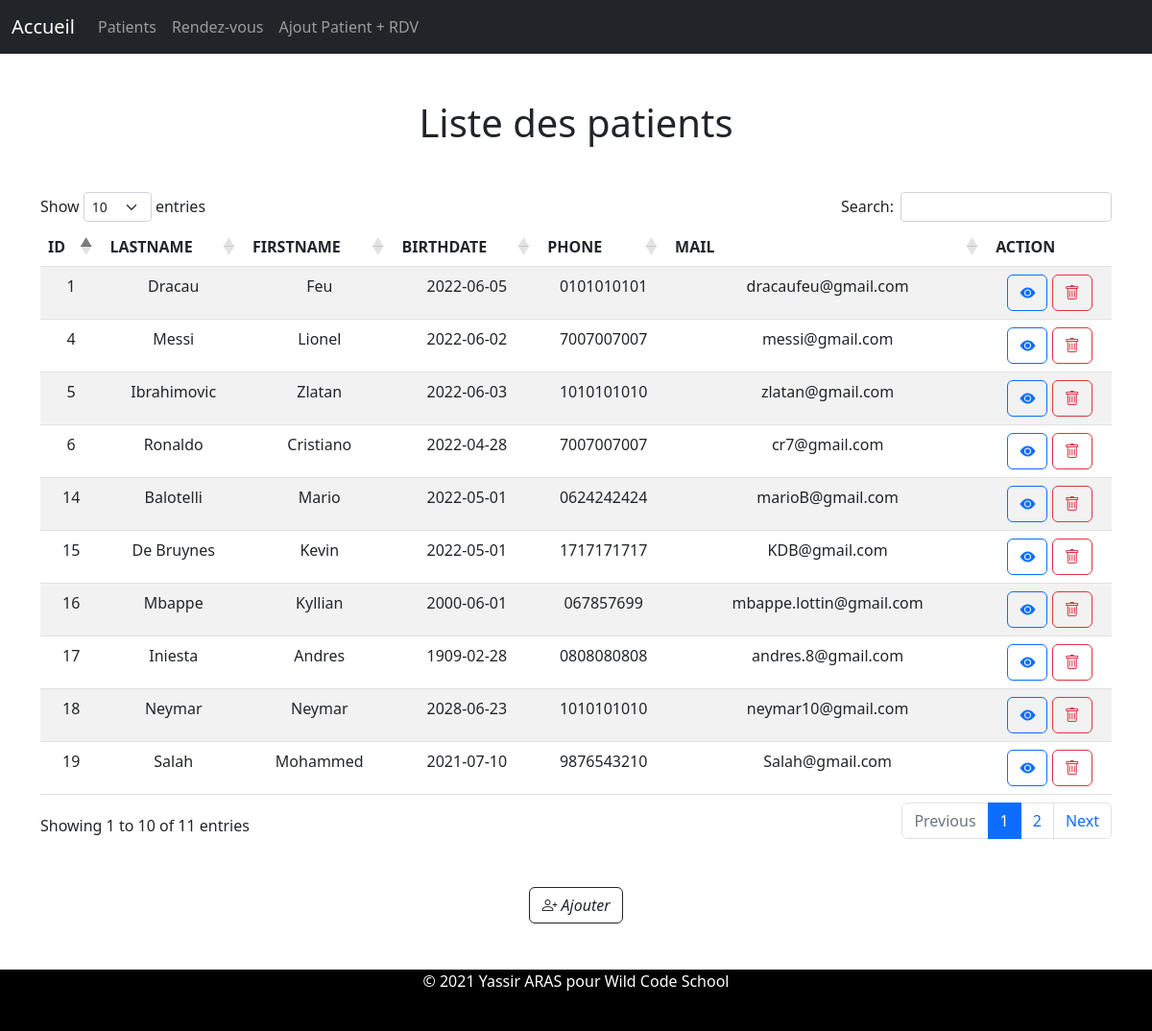
Screenshot of /?op=readP with the database file from the repository.
### tables this page shows
CREATE TABLE `patients` (
  `id` int(11) NOT NULL,
  `lastname` varchar(25) NOT NULL,
  `firstname` varchar(25) NOT NULL,
  `birthdate` date NOT NULL,
  `phone` varchar(25) DEFAULT NULL,
  `mail` varchar(100) NOT NULL
);

### Controller/Controller.php (called while the page is built, shortened)
<?php
class Controller
{
    private $dbPatRepo;
    public function __construct()
    {
        $this->dbPatRepo = new \Model\PatientRepository;
    }
    public function render($layout, $template, $parameters = [])
    {
        extract($parameters);
        require "view/$template";
        return ob_end_flush();
    }
    public function index()
    {
        $op = isset($_GET['op']) ? $_GET['op'] : NULL;
        if($op === "readP") {
            $this->readP();
        } elseif($op === "readR"){
            $this->readR();
        } elseif($op === "deleteP"){
            $this->deleteP($_GET['id']);
        } elseif($op === "deleteR"){
            $this->deleteR($_GET['id']);
        } elseif($op === "addP" || $op ==="updateP"){
            $this->saveP($op);
        } elseif($op === "addR" || $op ==="updateR"){
            $this->saveR($op);
        } elseif($op === "selectP") {
            $id = $_GET["id"];
            $this->selectP($id);
        } elseif($op === "selectR") {
            $id = $_GET["id"];
            $this->selectR($id);
        } elseif($op === "addPatApp") {
            $this->savePatApp();
        } else {
            $this->render('layout.php', 'home.php', [
                'title' => 'Bienvenue à l\'hopital'
            ]);
        }
    }
    public function readP()
    {
        $data = $this->dbPatRepo->findAll();
        $this->render('layout.php', 'liste-patients.php', [
            'title' => 'Liste des Patients',
            'data' => $data,
            'fields' => $this->dbPatRepo->getfields(),
            'id' => "id" . ucfirst($this->dbPatRepo->table)
        ]);
    }
}

### index.php (called while the page is built, shortened)
<?php
$controller = new Controller\Controller;
$controller->index();

### model/PatientRepository.php (called while the page is built, shortened)
<?php
class PatientRepository
{
    private $db;
    public $table = "`patients`";
    public function getDb()
    {
        if(!$this->db)
        {
            try
            {
                $xml = simplexml_load_file('app/config.xml');
                try
                {
                    $this->db = new \PDO("mysql:host=" . $xml->host . ";dbname=" . $xml->db, $xml->user, $xml->password, [
                        \PDO::ATTR_ERRMODE => \PDO::ERRMODE_EXCEPTION
                    ]);
                }
                catch(\PDOException $e)
                {
                    echo "Message : " . $e->getMessage();
                }
            }
            catch(\Exception $e)
            {
                echo "Message : " . $e->getMessage();
            }
        }
        return $this->db;
    }
    public function findAll()
    {
        $q = $this->getDb()->query("SELECT * FROM " . $this->table);
        $r = $q->fetchAll(\PDO::FETCH_ASSOC);
        return $r;
    }
    public function Getfields()
    {
        $q = $this->getDb()->query("DESC "  . $this->table);
        $r = $q->fetchAll(\PDO::FETCH_ASSOC);
        return array_splice($r, 1);
    }
}

### view/liste-patients.php (the view)
<h1 class="text-center my-5">Liste des patients</h1>
<div class="container">
    <table class="table table-striped table-hover" id="listePatient">
        <thead>
            <tr class="text-center">
                <th>ID</th>
                <?php foreach($fields as $colonne): ?>
                    <th><?= strtoupper($colonne['Field']); ?></th>
                <?php endforeach; ?>
                <th>ACTION</th>
            </tr>
        </thead>
        <tbody>
            <?php foreach($data as $tab): ?>
                <tr class="text-center">
                    <td><?= implode('</td><td>',$tab); ?></td>
                    <td>
                        <a href="?op=selectP&id=<?= $tab['id'] ?>" class="btn btn-outline-primary"><i class="bi bi-eye-fill" ></i></a>
                        <a href="?op=deleteP&id=<?= $tab['id'] ?>" class="btn btn-outline-danger"><i class="bi bi-trash" onclick="return(confirm('Etes vous sur de supprimer le patient <?=$tab['id'];?>'))"></i></a>
                    </td>
                </tr>
            <?php endforeach; ?>
        </tbody>
    </table>
    <div class="text-center my-5">
        <a href="?op=addP" class="btn btn-outline-dark"><i class="bi bi-person-plus"> Ajouter</i></a>
    </div>
</div>

### rows the page displays
patients: tab "1 Dracau Feu 2022-06-05 0101010101 dracaufeu@gmail.com"
patients: tab "4 Messi Lionel 2022-06-02 7007007007 messi@gmail.com"
patients: tab "5 Ibrahimovic Zlatan 2022-06-03 1010101010 zlatan@gmail.com"
patients: tab "6 Ronaldo Cristiano 2022-04-28 7007007007 cr7@gmail.com"
patients: tab "14 Balotelli Mario 2022-05-01 0624242424 marioB@gmail.com"
patients: tab "15 De Bruynes Kevin 2022-05-01 1717171717 KDB@gmail.com"
patients: tab "16 Mbappe Kyllian 2000-06-01 067857699 mbappe.lottin@gmail.com"
patients: tab "17 Iniesta Andres 1909-02-28 0808080808 andres.8@gmail.com"
patients: tab "18 Neymar Neymar 2028-06-23 1010101010 neymar10@gmail.com"
patients: tab "19 Salah Mohammed 2021-07-10 9876543210 Salah@gmail.com"

### other values shown
$colonne['Field'] "LASTNAME"
$colonne['Field'] "FIRSTNAME"
$colonne['Field'] "BIRTHDATE"
$colonne['Field'] "PHONE"
$colonne['Field'] "MAIL"
